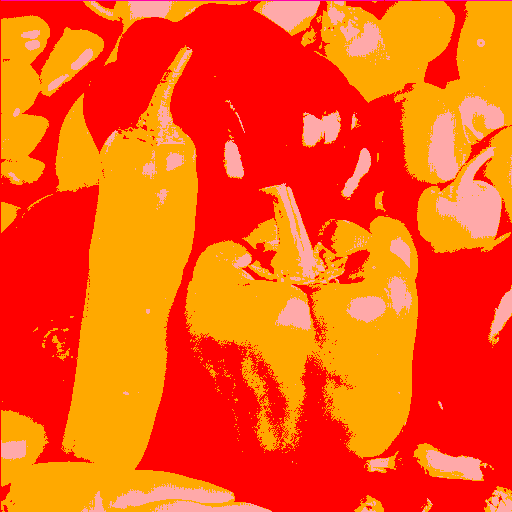
%> input picture Semana 9/imagem_quantizada_-1_1_1.png, 512 x 512 px
$ octave --eval "hsi('imagem_quantizada_-1_1_1.png');"   (GNU Octave 9; MATLAB toolbox functions it lacks are replaced by stand-ins)
%> lines starting %> are read from the running program, lines starting %| are printed output that depends on the picture; in (x1, y1, x2, y2) boxes, pixels count from 0 and x2, y2 are one past the last pixel; in counts of white or black regions, pixels touching at a corner belong together; the program's own positions count from 1
function hsi(imagem_rgb)
%> called with imagem_rgb = 'imagem_quantizada_-1_1_1.png'
  img = imread(imagem_rgb);
%> img is the input picture: size 512x512x3 uint16; mean R, G, B 65535, 32876.1, 19208.4
  img = imresize(img, [512, 512]);

  img = im2double(img);
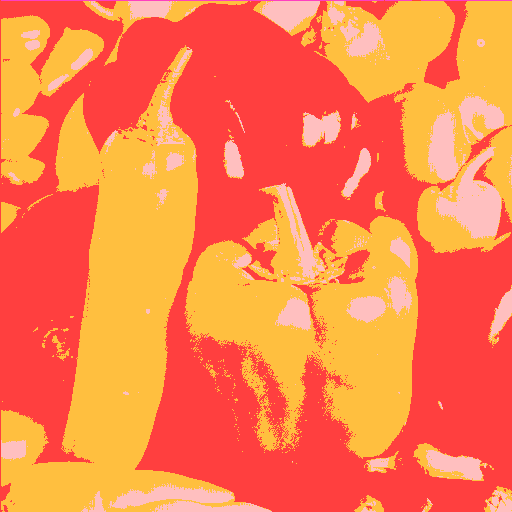
%> img: size 512x512x3 double; mean R, G, B 1, 0.502, 0.293
  R = img(:, :, 1);
%> R: size 512x512 double; every value is 1
  G = img(:, :, 2);
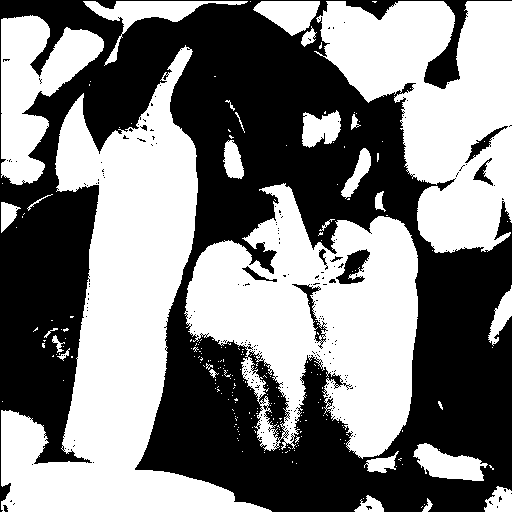
%> G: size 512x512 double; values 0.25 (black) and 0.75 (white), 50.3% white; 221 black regions (210 under 20 px), largest, box (x1, y1, x2, y2) and area: (0, 0, 512, 512) 127955, (336, 249, 370, 284) 590, (292, 284, 328, 349) 409
  B = img(:, :, 3);
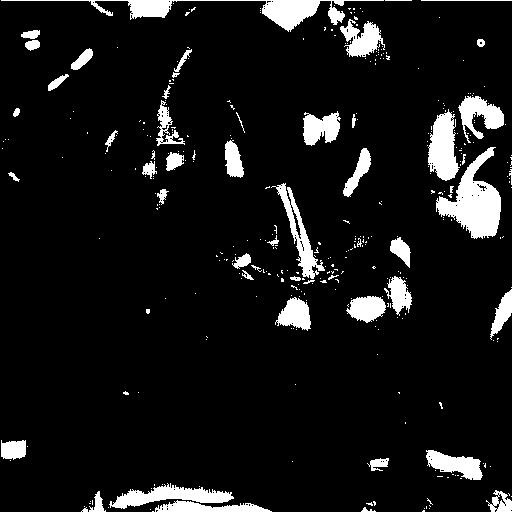
%> B: size 512x512 double; values 0.25 (black) and 0.75 (white), 8.6% white; 348 white regions (295 under 20 px), largest, box (x1, y1, x2, y2) and area: (436, 147, 501, 239) 2812, (1, 0, 384, 32) 2501, (428, 109, 460, 181) 1502

  [rows, cols] = size(R);
%> rows = 512; cols = 512
  H = zeros(rows, cols);
  S = zeros(rows, cols);
  I = zeros(rows, cols);

  for i = 1:rows
    for j = 1:cols
      r = R(i, j);
      g = G(i, j);
      b = B(i, j);

      % Intensidade
      I(i, j) = (r + g + b) / (3);

      % Saturação
      min_rgb = min([r, g, b]);
      if I(i, j) == 0
        S(i, j) = 0;
      else
        S(i, j) = 1 - (min_rgb / I(i, j));
      end

      % Matiz
      num = 0.5 * ((r - g) + (r - b));
      den = sqrt((r - g)^2 + (r - b) * (g - b));
      if den == 0
        H(i, j) = 0;
      else
        theta = acos(num / den);
        if b > g
          H(i, j) = 2 * pi - theta;
        else
          H(i, j) = theta;
        end
      end

      % Normalizar o canal H para o intervalo [0, 1]
      H(i, j) = H(i, j) / (2 * pi);
    end
  end
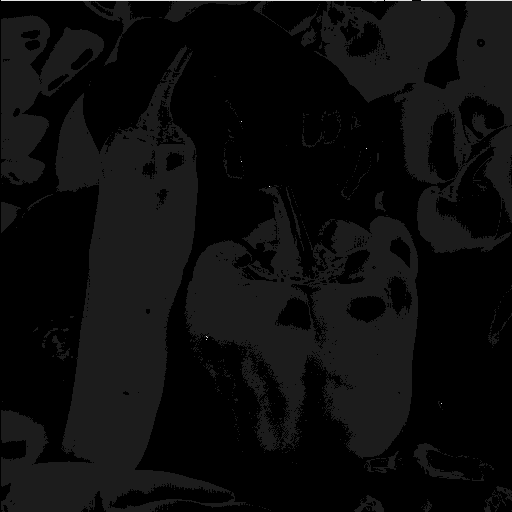
%> H: size 512x512 double; min 0, max 0.886, mean 0.0493
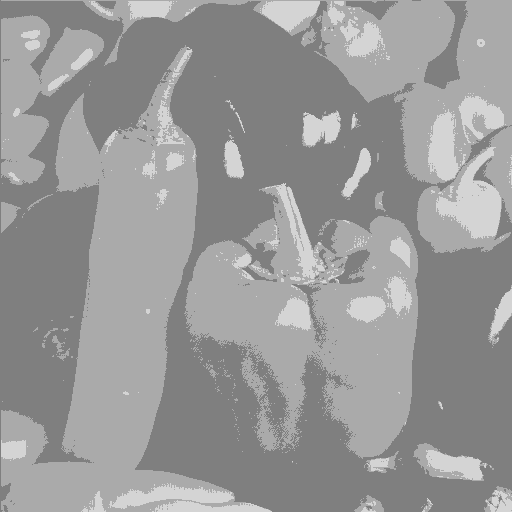
%> I: size 512x512 double; min 0.5, max 0.833, mean 0.598
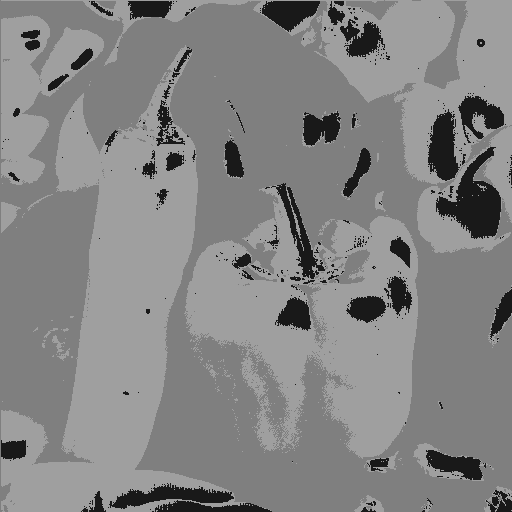
%> S: size 512x512 double; min 0.1, max 0.625, mean 0.519
%> after the loop, theta = 0

  figure;

  subplot(1, 3, 1);
  imshow(H);
  title('Canal H (Matiz)');

  subplot(1, 3, 2);
  imshow(S);
  title('Canal S (Saturação)');

  subplot(1, 3, 3);
  imshow(I);
  title('Canal I (Intensidade)');
end
